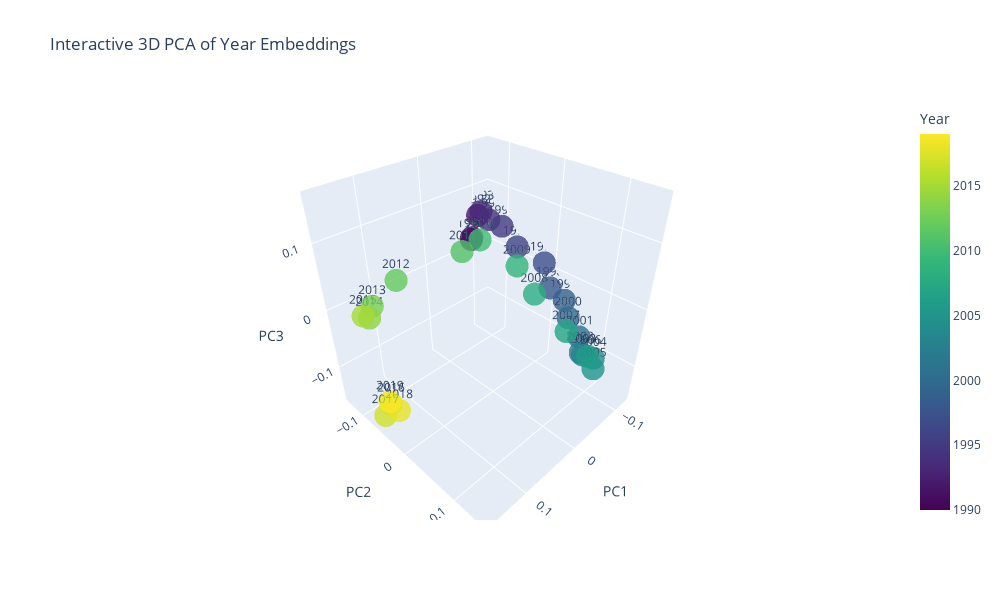

The notebook cell this image was saved under:
### Code cell
import numpy as np
from matplotlib import pyplot as plt
# Convert to numpy array
year_matrix = np.stack(year_embeddings)

# Apply PCA
from sklearn.decomposition import PCA
pca = PCA(n_components=3)
year_pca = pca.fit_transform(year_matrix)

for i in range(3):
    # Plot the PCA results
    plt.figure(figsize=(10, 6))
    plt.scatter(years, year_pca[:, i], c=range(1990, 2020), cmap='viridis')
    plt.colorbar(label='Year')
    plt.xlabel('Year')
    plt.ylabel('{} PC'.format(i+1))
    plt.title('PCA of Year Embeddings')
    plt.show()

import plotly.graph_objs as go

fig = go.Figure(data=[go.Scatter3d(
    x=year_pca[:, 0],
    y=year_pca[:, 1],
    z=year_pca[:, 2],
    mode='markers+text',
    marker=dict(
        size=8,
        color=years,
        colorscale='Viridis',
        colorbar=dict(title='Year'),
        opacity=0.8
    ),
    text=[str(year) for year in years],
    textposition='top center'
)])

fig.update_layout(
    scene = dict(
        xaxis_title='PC1',
        yaxis_title='PC2',
        zaxis_title='PC3'
    ),
    title='Interactive 3D PCA of Year Embeddings',
    width=1000,
    height=600
)
fig.show()

### Figure 1 — Plotly figure (JSON) as saved in the notebook; plotly's stock layout.template omitted (floating-point values rounded to 4 significant figures)
{"data": [{"marker": {"color": [1990, 1991, 1992, 1993, 1994, 1995, 1996, 1997, 1998, 1999, 2000, 2001, 2002, 2003, 2004, 2005, 2006, 2007, 2008, 2009, 2010, 2011, 2012, 2013, 2014, 2015, 2016, 2017, 2018, 2019], "colorbar": {"title": {"text": "Year"}}, "colorscale": [[0, "#440154"], [0.1111, "#482878"], [0.2222, "#3e4989"], [0.3333, "#31688e"], [0.4444, "#26828e"], [0.5556, "#1f9e89"], [0.6667, "#35b779"], [0.7778, "#6ece58"], [0.8889, "#b5de2b"], [1, "#fde725"]], "opacity": 0.8, "size": 8}, "mode": "markers+text", "text": ["1990", "1991", "1992", "1993", "1994", "1995", "1996", "1997", "1998", "1999", "2000", "2001", "2002", "2003", "2004", "2005", "2006", "2007", "2008", "2009", "2010", "2011", "2012", "2013", "2014", "2015", "2016", "2017", "2018", "2019"], "textposition": "top center", "type": "scatter3d", "x": [-0.07387, -0.08077, -0.0962, -0.1085, -0.1168, -0.1181, -0.1239, -0.1241, -0.1161, -0.1185, -0.1085, -0.09613, -0.07586, -0.06664, -0.05626, -0.0345, -0.01332, 0.007014, 0.0555, 0.064, 0.0951, 0.104, 0.1411, 0.1604, 0.1584, 0.1614, 0.154, 0.1595, 0.1319, 0.1359], "y": [-0.1223, -0.1285, -0.1308, -0.136, -0.1266, -0.09898, -0.07076, -0.01549, 0.005294, 0.03156, 0.04894, 0.07919, 0.09769, 0.1074, 0.1307, 0.1451, 0.1471, 0.1257, 0.1132, 0.09454, 0.0716, 0.05434, -0.01587, -0.04248, -0.05703, -0.06648, -0.04472, -0.05505, -0.0628, -0.0785], "z": [0.02483, 0.02349, 0.05552, 0.05628, 0.04282, 0.04047, 0.01262, 0.006287, -0.02571, -0.03674, -0.05523, -0.06764, -0.07459, -0.06741, -0.05293, -0.04896, -0.01367, 0.0238, 0.0936, 0.1239, 0.1571, 0.1407, 0.09166, 0.05286, 0.02723, 0.02702, -0.1137, -0.1401, -0.1564, -0.1471]}], "layout": {"height": 600, "scene": {"xaxis": {"title": {"text": "PC1"}}, "yaxis": {"title": {"text": "PC2"}}, "zaxis": {"title": {"text": "PC3"}}}, "title": {"text": "Interactive 3D PCA of Year Embeddings"}, "width": 1000}}
